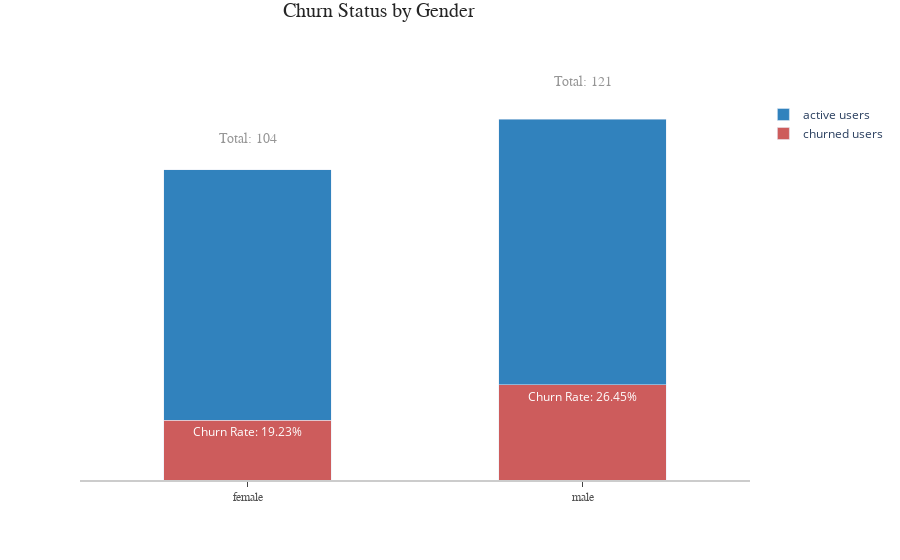

Notebook code cell kept with this figure:
### Code cell
plot_2 = draw_barplot_gender(x, y_churned, y_stayed)
plot_2.show()

### Figure 1 — Plotly figure (JSON) as saved in the notebook; plotly's stock layout.template omitted (floating-point values rounded to 4 significant figures)
{"data": [{"marker": {"color": "indianred"}, "name": "churned users", "text": ["Churn Rate: 19.23%<br>", "Churn Rate: 26.45%<br>"], "type": "bar", "width": 0.5, "x": ["female", "male"], "y": [20, 32]}, {"marker": {"color": "rgb(49,130,189)"}, "name": "active users", "type": "bar", "width": 0.5, "x": ["female", "male"], "y": [84, 89]}], "layout": {"annotations": [{"font": {"color": "rgb(37,37,37)", "family": "Arial", "size": 20}, "showarrow": false, "text": "Churn Status by Gender", "x": 0.3, "xanchor": "left", "xref": "paper", "y": 1.2, "yanchor": "bottom", "yref": "paper"}, {"font": {"color": "rgb(150,150,150)", "family": "Arial", "size": 14}, "showarrow": false, "text": "Total: 104", "x": 0.25, "xanchor": "center", "xref": "paper", "y": 0.92, "yanchor": "top", "yref": "paper"}, {"font": {"color": "rgb(150,150,150)", "family": "Arial", "size": 14}, "showarrow": false, "text": "Total: 121", "x": 0.75, "xanchor": "center", "xref": "paper", "y": 1.07, "yanchor": "top", "yref": "paper"}], "autosize": true, "barmode": "stack", "plot_bgcolor": "white", "showlegend": true, "xaxis": {"autorange": true, "linecolor": "rgb(204, 204, 204)", "linewidth": 2, "range": [-0.5, 1.5], "showgrid": false, "showline": true, "showticklabels": true, "tickfont": {"color": "rgb(82, 82, 82)", "family": "Arial", "size": 12}, "ticks": "outside", "type": "category"}, "yaxis": {"autorange": true, "range": [0, 127.4], "showgrid": false, "showline": false, "showticklabels": false, "type": "linear", "zeroline": false}}}
